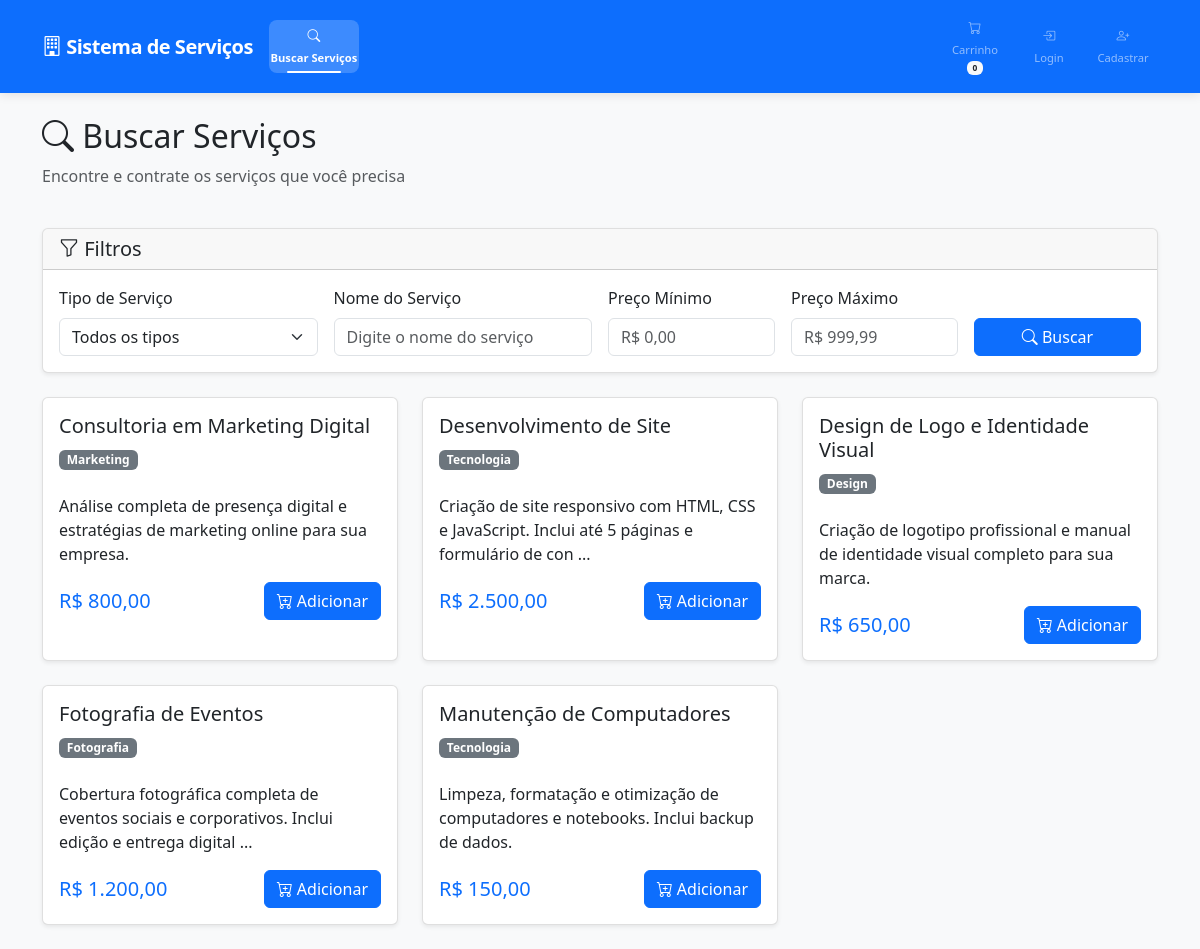
Screenshot of /public/buscar.php with the database file from the repository.
### tables this page shows
CREATE TABLE `servicos` (
    `id` int(11) NOT NULL AUTO_INCREMENT,
    `nome` varchar(100) NOT NULL,
    `tipo` varchar(50) NOT NULL,
    `preco` decimal(10, 2) NOT NULL,
    `descricao` text DEFAULT NULL,
    `ativo` tinyint(1) DEFAULT 1 COMMENT 'Status do serviço',
    `created_at` timestamp DEFAULT CURRENT_TIMESTAMP,
    `updated_at` timestamp DEFAULT CURRENT_TIMESTAMP ON UPDATE CURRENT_TIMESTAMP,
    PRIMARY KEY (`id`)
);

### shared/config/db.php (called while the page is built, shortened)
<?php
class Database
{
    private static $instance = null;
    private $connection;
    private $host = 'localhost';
    private $database = 'trabalho_web';
    private $username = 'root';
    private $password = '';
    private $charset = 'utf8mb4';
    private $socket = '/Applications/XAMPP/xamppfiles/var/mysql/mysql.sock';
    private function __construct()
    {
        $dsn = "mysql:host={$this->host};dbname={$this->database};charset={$this->charset};unix_socket={$this->socket}";
        $options = [
            PDO::ATTR_ERRMODE => PDO::ERRMODE_EXCEPTION,
            PDO::ATTR_DEFAULT_FETCH_MODE => PDO::FETCH_ASSOC,
            PDO::ATTR_EMULATE_PREPARES => false,
        ];
        try {
            $this->connection = new PDO($dsn, $this->username, $this->password, $options);
        } catch (PDOException $e) {
            error_log("Database connection failed: " . $e->getMessage());
            throw new PDOException("Database connection failed");
        }
    }
    public static function getInstance(): Database
    {
        if (self::$instance === null) {
            self::$instance = new self();
        }
        return self::$instance;
    }
    public function getConnection(): PDO
    {
        return $this->connection;
    }
}

### shared/dao/ServicoDAO.php (called while the page is built, shortened)
<?php
require_once __DIR__ . '/../config/db.php';
class ServicoDAO
{
    private $db;
    public function __construct()
    {
        $this->db = Database::getInstance()->getConnection();
    }
    public function findWithAvailableDates(): array
    {
        try {
            $stmt = $this->db->prepare("
                SELECT DISTINCT s.*
                FROM servicos s
                INNER JOIN datas_disponiveis dd ON s.id = dd.servico_id
                WHERE dd.disponivel = 1 AND dd.data >= CURDATE()
                ORDER BY s.nome
            ");
            $stmt->execute();
            return $stmt->fetchAll();
        } catch (PDOException $e) {
            error_log("Error fetching services with available dates: " . $e->getMessage());
            return [];
        }
    }
}

### public/buscar.php (the view, shortened to what this page needs)
<?php
require_once '../shared/dao/ServicoDAO.php';
try {
    $servicoDAO = new ServicoDAO();
    $filtros = [
        'nome' => $_GET['nome'] ?? '',
        'tipo' => $_GET['tipo'] ?? '',
        'preco_min' => $_GET['preco_min'] ?? '',
        'preco_max' => $_GET['preco_max'] ?? ''
    ];
    if (array_filter($filtros)) {
        $servicos = $servicoDAO->search($filtros);
    } else {
        $servicos = $servicoDAO->findWithAvailableDates();
    }
} catch (Exception $e) {
    $erro = "Erro ao buscar serviços: " . $e->getMessage();
    $servicos = [];
    $tipos = [];
}
?>
<!DOCTYPE html>
<html lang="pt-BR">
<head>
    <link href="https://cdn.jsdelivr.net/npm/bootstrap@5.3.0/dist/css/bootstrap.min.css" rel="stylesheet">
    <link href="https://cdn.jsdelivr.net/npm/bootstrap-icons@1.11.0/font/bootstrap-icons.css" rel="stylesheet">
    <link href="../shared/assets/css/style.css" rel="stylesheet">
</head>
<body>
    <nav class="navbar navbar-expand-lg navbar-dark bg-primary">
        <div class="container">
            <a class="navbar-brand" href="index.php">
                <i class="bi bi-building"></i> Sistema de Serviços
            </a>
            <div class="collapse navbar-collapse" id="navbarNav">
                <ul class="navbar-nav me-auto">
                    <li class="nav-item">
                        <a class="nav-link active" href="buscar.php">
                            <i class="bi bi-search"></i> Buscar Serviços
                        </a>
                    </li>
                </ul>
                <ul class="navbar-nav">
                    <li class="nav-item">
                        <a class="nav-link cart-button" href="carrinho.php">
                            <i class="bi bi-cart"></i> Carrinho
                            <span class="badge bg-light text-dark cart-badge">0</span>
                        </a>
                    </li>
                    <?php if (isset($_SESSION['client_id'])): ?>
                        <li class="nav-item">
                            <a class="nav-link" href="meus_contratos.php">
                                <i class="bi bi-file-text"></i> Meus Contratos
                            </a>
                        </li>
                        <li class="nav-item dropdown">
                            <a class="nav-link dropdown-toggle" href="#" id="navbarDropdown" role="button" data-bs-toggle="dropdown">
                                <i class="bi bi-person-circle"></i> <?= htmlspecialchars($_SESSION['client_name']) ?>
                            </a>
                            <ul class="dropdown-menu">
                                <li><a class="dropdown-item" href="logout_cliente.php">
                                        <i class="bi bi-box-arrow-right"></i> Sair
                                    </a></li>
                            </ul>
                        </li>
                    <?php else: ?>
                        <li class="nav-item">
                            <a class="nav-link" href="login.php">
                                <i class="bi bi-box-arrow-in-right"></i> Login
                            </a>
                        </li>
                        <li class="nav-item">
                            <a class="nav-link" href="cadastro.php">
                                <i class="bi bi-person-plus"></i> Cadastrar
                            </a>
                        </li>
                    <?php endif; ?>
                </ul>
            </div>
        </div>
    </nav>
    <div class="container mt-4">
        <div class="row mb-4">
            <div class="col">
                <h2><i class="bi bi-search"></i> Buscar Serviços</h2>
                <p class="text-muted">Encontre e contrate os serviços que você precisa</p>
            </div>
        </div>
        <div class="card mb-4">
            <div class="card-header">
                <h5 class="mb-0"><i class="bi bi-funnel"></i> Filtros</h5>
            </div>
            <div class="card-body">
                <form method="GET" action="">
                    <div class="row g-3">
                        <div class="col-md-3">
                            <label class="form-label">Tipo de Serviço</label>
                            <select name="tipo" class="form-select">
                                <option value="">Todos os tipos</option>
                            </select>
                        </div>
                        <div class="col-md-3">
                            <label class="form-label">Nome do Serviço</label>
                            <input type="text" name="nome" class="form-control"
                                value="<?= htmlspecialchars($filtros['nome']) ?>"
                                placeholder="Digite o nome do serviço">
                        </div>
                        <div class="col-md-2">
                            <label class="form-label">Preço Mínimo</label>
                            <input type="number" name="preco_min" class="form-control"
                                value="<?= htmlspecialchars($filtros['preco_min']) ?>"
                                placeholder="R$ 0,00" step="0.01" min="0">
                        </div>
                        <div class="col-md-2">
                            <label class="form-label">Preço Máximo</label>
                            <input type="number" name="preco_max" class="form-control"
                                value="<?= htmlspecialchars($filtros['preco_max']) ?>"
                                placeholder="R$ 999,99" step="0.01" min="0">
                        </div>
                        <div class="col-md-2">
                            <label class="form-label">&nbsp;</label>
                            <div class="d-grid">
                                <button type="submit" class="btn btn-primary">
                                    <i class="bi bi-search"></i> Buscar
                                </button>
                            </div>
                        </div>
                    </div>
                </form>
            </div>
        </div>
        <div class="row">
            <?php if (empty($servicos)): ?>
                <div class="col-12">
                    <div class="text-center py-5">
                        <i class="bi bi-search text-muted" style="font-size: 4rem;"></i>
                        <h4 class="mt-3">Nenhum serviço encontrado</h4>
                        <p class="text-muted">Tente ajustar os filtros de busca</p>
                    </div>
                </div>
            <?php else: ?>
                <?php foreach ($servicos as $servico): ?>
                    <div class="col-md-6 col-lg-4 mb-4">
                        <div class="card h-100">
                            <div class="card-body">
                                <h5 class="card-title"><?= htmlspecialchars($servico['nome']) ?></h5>
                                <p class="card-text">
                                    <span class="badge bg-secondary mb-2"><?= htmlspecialchars($servico['tipo']) ?></span><br>
                                </p>
                                <?php if ($servico['descricao']): ?>
                                    <p class="card-text">
                                        <?= htmlspecialchars(substr($servico['descricao'], 0, 100)) ?>
                                        <?= strlen($servico['descricao']) > 100 ? '...' : '' ?>
                                    </p>
                                <?php endif; ?>
                                <div class="d-flex justify-content-between align-items-center">
                                    <h5 class="text-primary mb-0">
                                        R$ <?= number_format($servico['preco'], 2, ',', '.') ?>
                                    </h5>
                                    <button type="button" class="btn btn-primary add-to-cart"
                                        data-service-id="<?= $servico['id'] ?>"
                                        data-service-name="<?= htmlspecialchars($servico['nome']) ?>"
                                        data-service-type="<?= htmlspecialchars($servico['tipo']) ?>"
                                        data-service-price="<?= $servico['preco'] ?>">
                                        <i class="bi bi-cart-plus"></i> Adicionar
                                    </button>
                                </div>
                            </div>
                        </div>
                    </div>
                <?php endforeach; ?>
            <?php endif; ?>
        </div>
    </div>
    <div class="toast-container position-fixed bottom-0 end-0 p-3">
    </div>
</body>
</html>

### shared/assets/css/style.css (style rules this page uses)
:root { --primary-color: #0d6efd; --secondary-color: #6c757d; --success-color: #198754; --danger-color: #dc3545; --warning-color: #ffc107; --info-color: #0dcaf0; --light-color: #f8f9fa; --dark-color: #212529; }
body { font-family: 'Segoe UI', Tahoma, Geneva, Verdana, sans-serif; background-color: var(--light-color); }
.navbar { box-shadow: 0 2px 10px rgba(0, 0, 0, 0.1); padding: 0.75rem 0; }
.navbar-brand { font-weight: 700; font-size: 1.25rem; letter-spacing: -0.5px; padding: 0.5rem 0; }
.navbar-nav { align-items: center; gap: 0.25rem; flex-wrap: nowrap; }
.navbar-nav .nav-item { margin: 0; flex-shrink: 0; }
.navbar-nav .nav-link { font-size: 0.75rem; font-weight: 500; padding: 0.5rem 0.6rem; border-radius: 0.5rem; transition: all 0.3s ease; text-align: center; min-width: 80px; max-width: 100px; display: flex; flex-direction: column; align-items: center; gap: 0.15rem; white-space: nowrap; }
.navbar-nav .nav-link i { font-size: 0.9rem; margin-bottom: 0.1rem; transition: transform 0.3s ease; }
.navbar-nav .nav-link.active { background-color: rgba(255, 255, 255, 0.2); font-weight: 600; position: relative; }
.navbar-nav .nav-link.active::after { content: ''; position: absolute; bottom: 0; left: 50%; transform: translateX(-50%); width: 60%; height: 2px; background-color: #fff; border-radius: 1px; }
.navbar-nav:last-child { margin-left: auto; }
@media (max-width: 1200px) { .navbar-nav .nav-link { min-width: 70px; max-width: 90px; font-size: 0.7rem; padding: 0.4rem 0.5rem; } }
@media (max-width: 1200px) { .navbar-nav .nav-link i { font-size: 0.8rem; } }
.navbar-brand { font-weight: bold; }
.card { box-shadow: 0 0.125rem 0.25rem rgba(0, 0, 0, 0.075); border: 1px solid rgba(0, 0, 0, 0.125); }
.btn { border-radius: 0.375rem; }

### rows the page displays
servicos: nome "Consultoria em Marketing Digital", tipo "Marketing", descricao "Análise completa de presença digital e estratégias de marketing online para sua empresa.", preco "800,00"
servicos: nome "Desenvolvimento de Site", tipo "Tecnologia", descricao "Criação de site responsivo com HTML, CSS e JavaScript. Inclui até 5 páginas e formulário de con", preco "2.500,00"
servicos: nome "Design de Logo e Identidade Visual", tipo "Design", descricao "Criação de logotipo profissional e manual de identidade visual completo para sua marca.", preco "650,00"
servicos: nome "Fotografia de Eventos", tipo "Fotografia", descricao "Cobertura fotográfica completa de eventos sociais e corporativos. Inclui edição e entrega digital", preco "1.200,00"
servicos: nome "Manutenção de Computadores", tipo "Tecnologia", descricao "Limpeza, formatação e otimização de computadores e notebooks. Inclui backup de dados.", preco "150,00"
